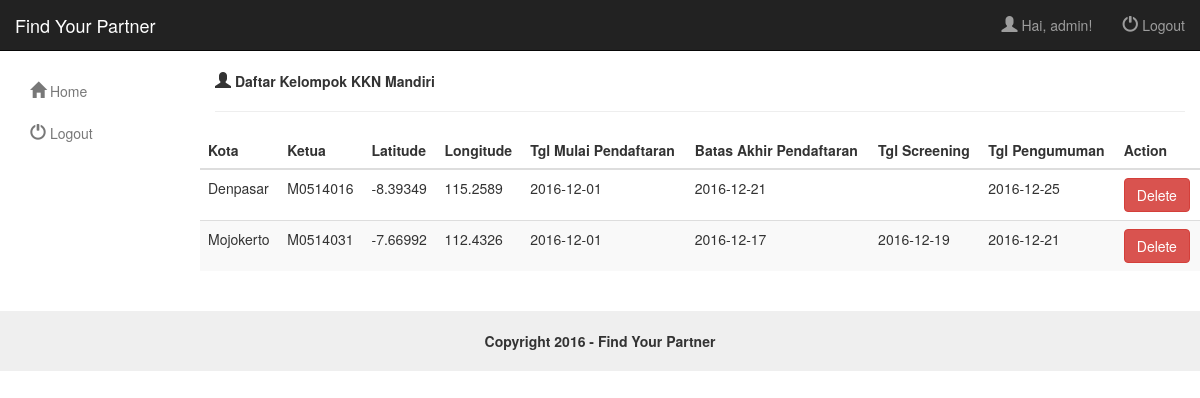
The app's page /administrator.php (signed in) with its own data.
### tables this page shows
CREATE TABLE `lokasi` (
  `id` int(5) NOT NULL,
  `latitude` varchar(8) NOT NULL,
  `longitude` varchar(8) NOT NULL,
  `nama_kota` varchar(30) NOT NULL,
  `nim_ketua` varchar(12) NOT NULL,
  `alamat_lokasi` varchar(60) NOT NULL,
  `tgl_awal` date NOT NULL,
  `tgl_screening` date DEFAULT NULL,
  `tgl_pengumuman` date NOT NULL,
  `tgl_akhir` date NOT NULL
);

### administrator.php (the view, shortened to what this page needs)
<!DOCTYPE html>
<html lang="en">
	<head>
		<link href="css/bootstrap.min.css" rel="stylesheet">
		<link href="css/styles.css" rel="stylesheet">
	</head>
	<body>
<div id="top-nav" class="navbar navbar-inverse navbar-static-top">
    <div class="container-fluid">
        <div class="navbar-header">
            <a class="navbar-brand" href="index.php">Find Your Partner</a>
        </div>
        <div class="navbar-collapse collapse">
            <ul class="nav navbar-nav navbar-right">
                <li><a href="#"><i class="glyphicon glyphicon-user"></i> Hai, <?php echo $_SESSION['username'] ;?>! </a></li>
                <li><a href="logout.php"><i class="glyphicon glyphicon-off"></i> Logout</a></li>
            </ul>
        </div>
    </div>
</div>
<div class="container-fluid">
    <div class="row">
        <div class="col-sm-2">
            <ul class="nav nav-stacked">
                <ul class="nav nav-stacked collapse in" id="userMenu">
                	<li class="active"> <a href="index.php"><i class="glyphicon glyphicon-home"></i> Home</a></li>
                  <li><a href="logout.php"><i class="glyphicon glyphicon-off"></i> Logout</a></li>
                </ul>
            </ul>
        </div>
        <div class="col-sm-10">
            <strong><i class="glyphicon glyphicon-user"></i> Daftar Kelompok KKN Mandiri</strong>
            <hr>
            <div class="row">
              <div class="table-responsive">
                  <table class="table table-striped">
                      <thead>
                          <tr>
                            <th>Kota</th>
                            <th>Ketua</th>
                            <th>Latitude</th>
                            <th>Longitude</th>
                            <th>Tgl Mulai Pendaftaran</th>
                            <th>Batas Akhir Pendaftaran</th>
                            <th>Tgl Screening</th>
                            <th>Tgl Pengumuman</th>
                            <th>Action</th>
                          </tr>
                      </thead>
                      <tbody>
                          <tr>
                            <?php
                              require 'koneksiall.php';
                              $sql="SELECT * FROM lokasi";
                              $result_set=mysqli_query($koneksi,$sql);
                              if($result_set ){
                                while($row=mysqli_fetch_array($result_set))
                                {
                            ?>
                            <tr>
                              <td><?php echo $row['nama_kota']; ?></td>
                              <td><?php echo $row['nim_ketua'] ?></td>
                              <td><?php echo $row['latitude'] ?></td>
                              <td><?php echo $row['longitude'] ?></td>
                              <td><?php echo $row['tgl_awal'] ?></td>
                              <td><?php echo $row['tgl_akhir'] ?></td>
                              <td><?php echo $row['tgl_screening'] ?></td>
                              <td><?php echo $row['tgl_pengumuman'] ?></td>
                              <td><?php $id = $row['id']; echo "<button onclick = 'delete_mapmarker(\"$id\");'  class='btn btn-danger'>Delete</button>"; ?></td>
                            </tr>
                          </tr>
                        <?php
                                }
                              }
                        ?>
                      </tbody>
                  </table>
              </div>
            </div>
        </div>
    </div>
</div>
<footer class="text-center"><strong>Copyright 2016 - Find Your Partner</strong></footer>
	</body>
</html>

### css/styles.css (style rules this page uses)
.navbar-static-top { margin-bottom:20px; }
i { font-size:16px; }
.nav > li > a { color:#787878; }
footer { margin-top:20px; padding-top:20px; padding-bottom:20px; background-color:#efefef; }

### records on screen
lokasi: nama_kota "Denpasar", nim_ketua "M0514016", latitude "-8.39349", longitude "115.2589", tgl_awal "2016-12-01", tgl_akhir "2016-12-21", tgl_pengumuman "2016-12-25"
lokasi: nama_kota "Mojokerto", nim_ketua "M0514031", latitude "-7.66992", longitude "112.4326", tgl_awal "2016-12-01", tgl_akhir "2016-12-17", tgl_screening "2016-12-19", tgl_pengumuman "2016-12-21"

### other values on screen
$_SESSION['username'] "admin"
